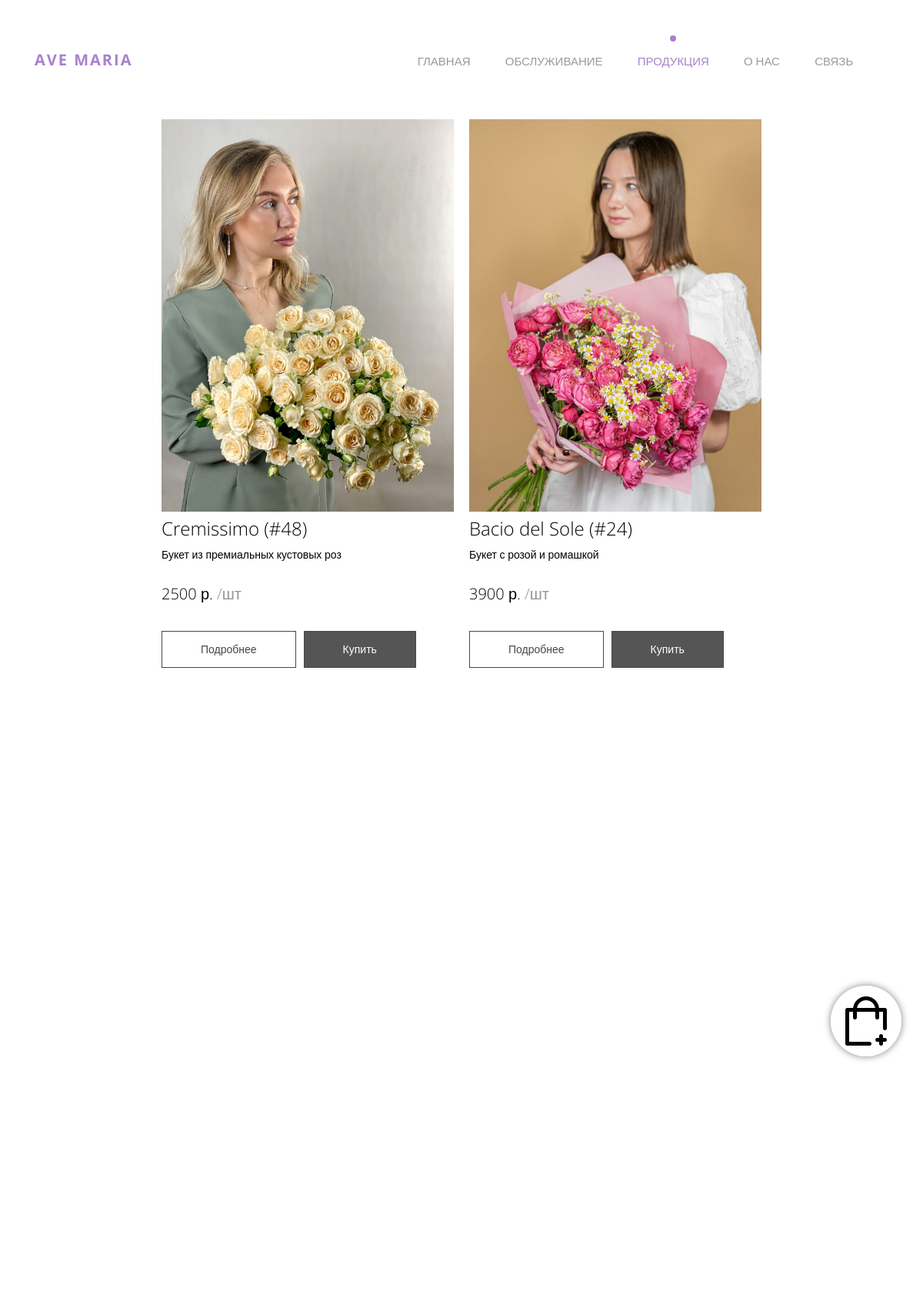
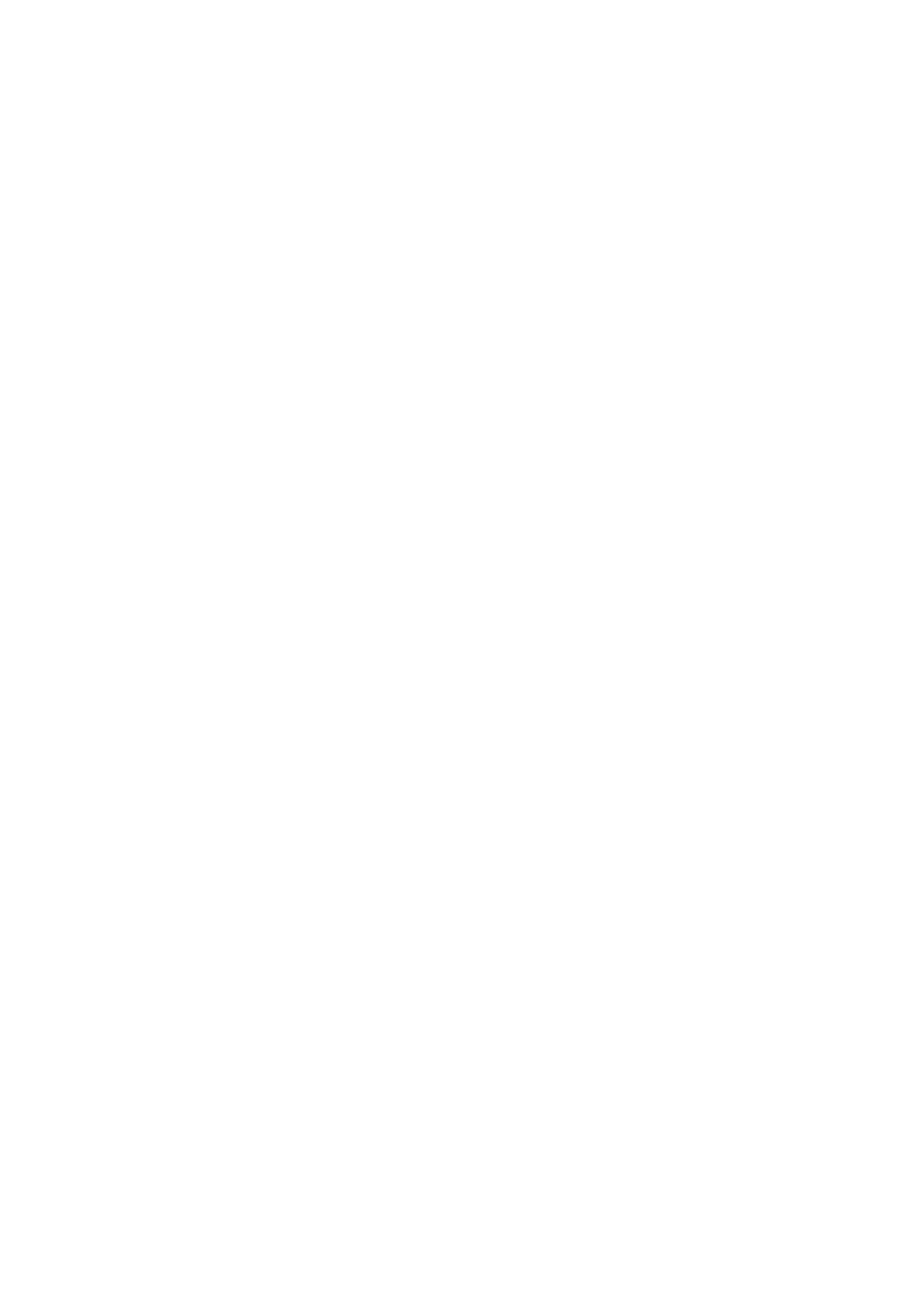
/product (upper part), run on the app's committed database (2 pictures, top to bottom).
### tables this page shows
CREATE TABLE products (
id integer PRIMARY KEY AUTOINCREMENT,

name text NOT NULL,
description text NOT NULL,
quick_describe text NOT NULL,
weight text NOT NULL,
amount text NOT NULL,
price text NOT NULL,
url text NOT NULL,
imgname text NOT NULL,
time integer NOT NULL
);

### script.py (the view)
@app.route('/product')
def product():
    user_id = current_user.get_id()
    return render_template('product.html',
                           products=dbase.get_products_announce(),
                           check_authenticated=check_authenticated,
                           autofill=dbase.get_autofill(user_id),
                           title="НАША КОЛЛЕКЦИЯ")

### FDataBase.py (called while the page is built)
    def get_products_announce(self):
        try:
            self.__cur.execute(f"SELECT id, name, description, quick_describe, weight, amount, price, url, imgname "
                               f"FROM products ORDER BY time DESC")
            res = self.__cur.fetchall()
            if res:
                return res
        except sqlite3.Error as e:
            print("Error script getting data from DB'\n'error comes from FDataBase | get_products_announce " + str(e))
        return []

    def get_autofill(self, user_id):
        try:
            self.__cur.execute(f"SELECT customer, phone, mail, receiver, receiver_phone, city, "
                               f"street, building_address, entrance, floor, apartment "
                               f"FROM users WHERE id LIKE '{user_id}' LIMIT 1")
            res = self.__cur.fetchone()
            if not res:
                print("Failed")
                return False
            return res
        except sqlite3.Error as e:
            print("Error script getting data from DB'\n'error comes from FDataBase | get_autofill " + str(e))
        return False

### script.py (called while the page is built)
def connect_db():
    conn = sqlite3.connect(app.config['DATABASE'])
    conn.row_factory = sqlite3.Row
    return conn

def get_db():
    if not hasattr(g, 'link_db'):
        g.link_db = connect_db()
    return g.link_db

@app.before_request
def before_request():
    global dbase
    db = get_db()
    dbase = FDataBase(db)

def check_authenticated(name):
    if current_user.is_authenticated:
        name = ['Профиль', 'Выйти', 'profile', 'logout']
        return name
    else:
        return ['Войти', 'Регистрация', 'login', 'register']

### templates/product.html
{% extends 'base.html' %}
{% block content %}
{{ super() }}
<div class="product-content">
{% for p in range(products | length) %}
<div class="el-container animate-box" data-animate-effect="fadeIn">
    <a href="{{ url_for('show_product', alias=products[p][7])}}"><img class="el-img-front" src="\static\images\productImg\{{products[p][8]}}"></a>
    <div class="el-snippet">
        <p class="el-name"><a class="url_name" href="{{ url_for('show_product', alias=products[p][7])}}">{{products[p][1]}}</a></p>
        <p class="el-description">{{ products[p][3] }}</p>
        <p class="el price">
            <span class="priceValue">{{products[p][6]}}</span>
            <span>р.</span>
            <span class="el-unit">/шт</span>
        </p>
        <form action="{{ url_for('show_product', alias=products[p][7])}}">
            <div class="el-more-info">
                <button type="submit" class="btn-more-info">Подробнее</button>
            </div>
        </form>
        <button class="btn-add-to-cart addToCart" data-product-id="{{p}}">Купить</button>
    </div>
</div>
{% endfor %}
</div>
{% endblock %}

### static/css/style.css (style rules this page uses)
.product-content { overflow: unset; display: grid; grid-template-columns: repeat(auto-fit, minmax(400px, 1fr)); max-width: 1200px; margin: 0 auto; }
.el-container { max-width: 1200px; margin: auto; padding: 0 10px 0 10px; }
.el-img-front { width: 380px; height: 510px; }
.el-snippet { margin-bottom: 40px; }
.el-name { font-size: 24px; margin: auto; }
.el-description { font-size: 14px; }
.el.price { margin-bottom: 20px; }
.el-unit { color: #555555a1; }
.el-more-info { float: left; margin-right: 10px; }
.btn-add-to-cart { color: #fff; background-color: #555; border: 1px solid #474747; font-weight: 300; font-size: 14px; padding-left: 30px; padding-right: 30px; padding: 10px 50px; margin-top: 10px; }
.btn-more-info { color: #474747; background-color: #ffffff; border: 1px solid #474747; font-weight: 300; font-size: 14px; padding-left: 30px; padding-right: 30px; padding: 10px 50px; margin-top: 10px; }
body { font-family: "Open Sans", Arial, serif; line-height: 1.8; font-size: 20px; background: #fff; font-weight: 300; }
a { color: #000; -webkit-transition: 0.5s; -o-transition: 0.5s; transition: 0.5s; text-decoration: none!important; }
p { margin-bottom: 1.5em; font-size: 20px; color: #000; font-weight: 300; font-family: "Open Sans", Arial, serif; }
.js .animate-box { opacity: 0; }
@media screen and (min-width:961px) and (max-width:1200px) { html { font-size:8px; } }
@media screen and (min-width:961px) and (max-width:1200px) { .product-content { grid-template-columns: repeat(auto-fit, minmax(400px, 1fr)); max-width: 800px!important; } }
input[type="checkbox"]:checked + label:before, input[type="checkbox"]:not(:checked) + label:before, { content: ""; position: absolute; left: 0px; top: 0px; width: 60px; height: 56px; background-color: #363b41; }

### data on the page
products: imgname (picture), name "Cremissimo (#48)", quick_describe "Букет из премиальных кустовых роз", price "2500"
products: imgname (picture), name "Bacio del Sole (#24)", quick_describe "Букет с розой и ромашкой", price "3900"
